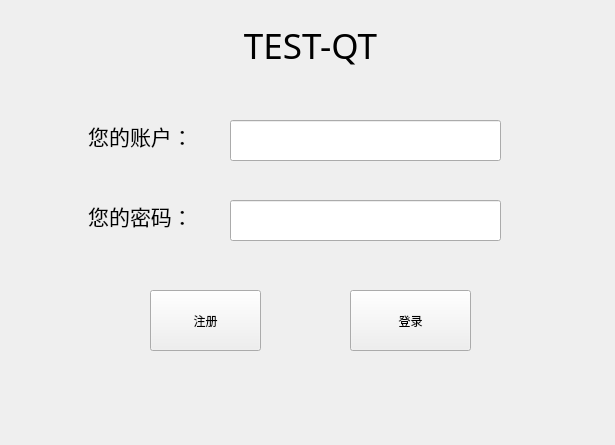
<?xml version="1.0" encoding="UTF-8"?>
<ui version="4.0">
 <class>Widget</class>
 <widget class="QWidget" name="Widget">
  <property name="geometry">
   <rect>
    <x>0</x>
    <y>0</y>
    <width>615</width>
    <height>445</height>
   </rect>
  </property>
  <property name="windowTitle">
   <string>Widget</string>
  </property>
  <widget class="QPushButton" name="registerButton">
   <property name="geometry">
    <rect>
     <x>150</x>
     <y>290</y>
     <width>111</width>
     <height>61</height>
    </rect>
   </property>
   <property name="text">
    <string>注册</string>
   </property>
  </widget>
  <widget class="QPushButton" name="loginButton">
   <property name="geometry">
    <rect>
     <x>350</x>
     <y>290</y>
     <width>121</width>
     <height>61</height>
    </rect>
   </property>
   <property name="text">
    <string>登录</string>
   </property>
  </widget>
  <widget class="QLabel" name="label">
   <property name="geometry">
    <rect>
     <x>210</x>
     <y>20</y>
     <width>201</width>
     <height>51</height>
    </rect>
   </property>
   <property name="font">
    <font>
     <family>Agency FB</family>
     <pointsize>26</pointsize>
    </font>
   </property>
   <property name="text">
    <string>TEST-QT</string>
   </property>
   <property name="alignment">
    <set>Qt::AlignCenter</set>
   </property>
  </widget>
  <widget class="QLineEdit" name="id_lineEdit">
   <property name="geometry">
    <rect>
     <x>230</x>
     <y>120</y>
     <width>271</width>
     <height>41</height>
    </rect>
   </property>
  </widget>
  <widget class="QLineEdit" name="passwd_lineEdit">
   <property name="geometry">
    <rect>
     <x>230</x>
     <y>200</y>
     <width>271</width>
     <height>41</height>
    </rect>
   </property>
   <property name="echoMode">
    <enum>QLineEdit::Password</enum>
   </property>
   <property name="dragEnabled">
    <bool>false</bool>
   </property>
   <property name="readOnly">
    <bool>false</bool>
   </property>
  </widget>
  <widget class="QLabel" name="label_2">
   <property name="geometry">
    <rect>
     <x>70</x>
     <y>120</y>
     <width>141</width>
     <height>31</height>
    </rect>
   </property>
   <property name="font">
    <font>
     <family>Agency FB</family>
     <pointsize>16</pointsize>
    </font>
   </property>
   <property name="text">
    <string>您的账户：</string>
   </property>
   <property name="alignment">
    <set>Qt::AlignCenter</set>
   </property>
  </widget>
  <widget class="QLabel" name="label_3">
   <property name="geometry">
    <rect>
     <x>70</x>
     <y>200</y>
     <width>141</width>
     <height>31</height>
    </rect>
   </property>
   <property name="font">
    <font>
     <family>Agency FB</family>
     <pointsize>16</pointsize>
    </font>
   </property>
   <property name="text">
    <string>您的密码：</string>
   </property>
   <property name="alignment">
    <set>Qt::AlignCenter</set>
   </property>
  </widget>
 </widget>
 <layoutdefault spacing="6" margin="11"/>
 <resources/>
 <connections/>
</ui>
